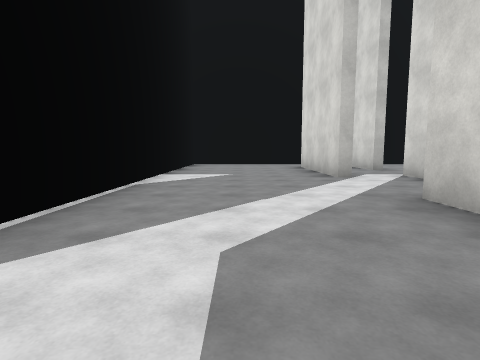
View 1 (above)

13 first-person views from a walk through a 3-D level made in the Unity game engine. The camera is 1.3 m above the floor, tilts 6° down and sees 80° across. The floor is counted in squares, 2.61 m on a side. Each view is taken from the middle of a square. On the plan, view 1 faces up. The plan holds only what a view shows up to about 9 squares ahead; the rest is blank. The player character is not drawn. Surface patterns are stand-ins for the level's own textures.

View 2
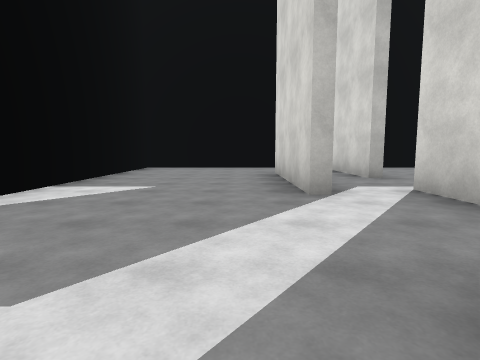

View 3
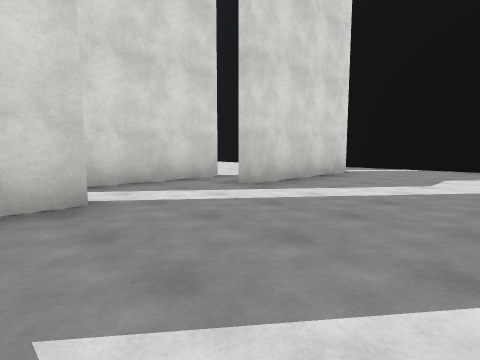

View 4
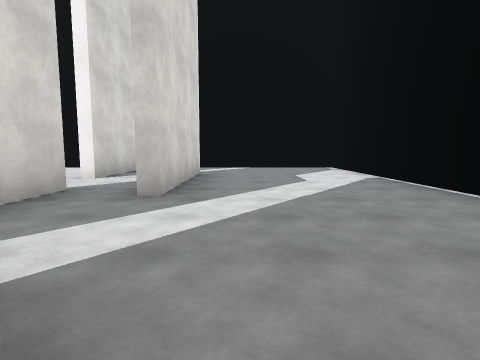

View 5
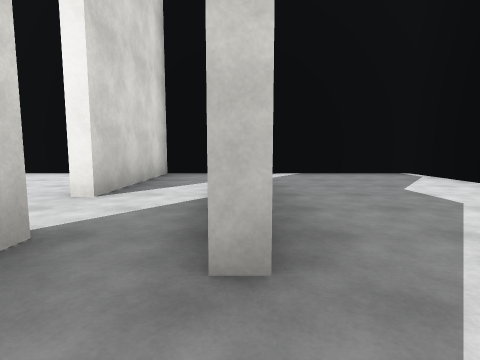

View 6
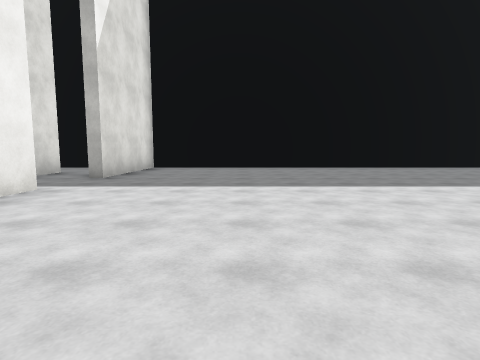

View 7
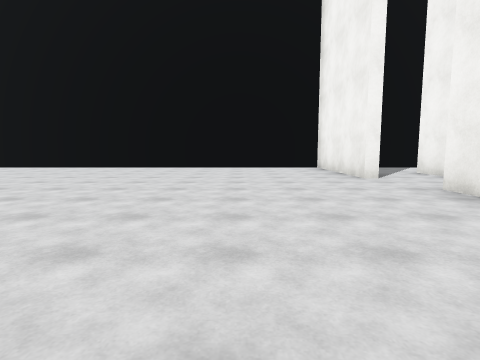

View 8
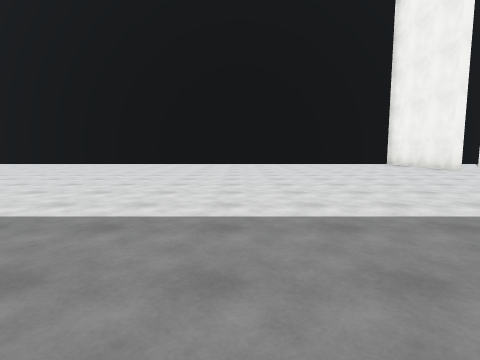

View 9
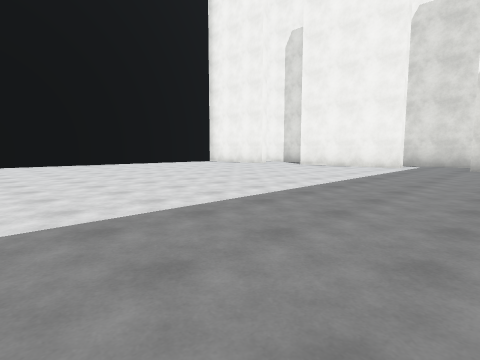

View 10
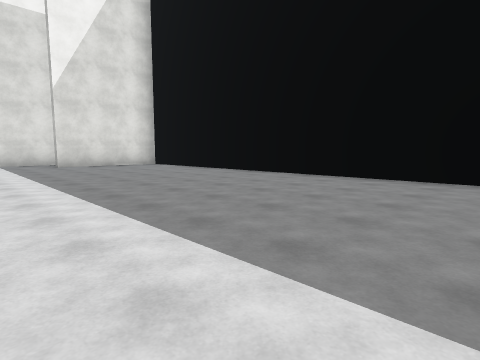

View 11
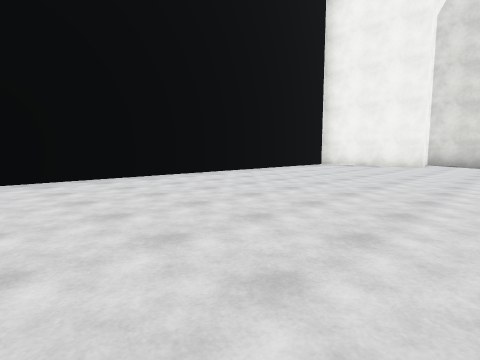

View 12
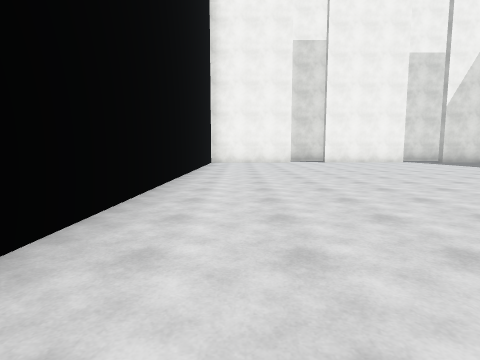

View 13
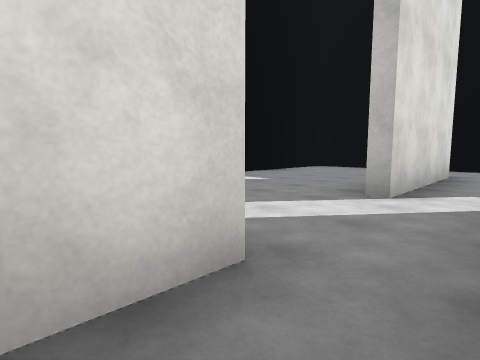

### Floor plan
Points are (right, up) in squares from view 1. A wall is a line through its corners. A room is listed if a view was taken in it or the views show most of it. See-through windows are left out.
Room 1 (views 1, 2, 3, 4, 5)
walls: (1.9, 5.1) (1.9, 8.4); (-1.6, 1) (-1.6, -2.1) (2.6, -2.1); (3.2, 2.4) (3.2, 5.6); (3.2, 7) (3.2, 9.1); (1.9, -0.4) (1.9, 3); (2.4, 10.1) (-1.6, 10.1) (-1.6, 5.4)
ways out: opening at (2, -1.5) to room 3
Room 2 (views 6, 7, 8, 9, 10, 11, 12, 13)
walls: (12.9, 10.1) (3.4, 10.1) (3.4, 7); (3.8, 1) (3.8, -2.1) (12.9, -2.1); (3.4, 5.6) (3.4, 2.4); (2.1, 3) (2.1, 0.6); (2.1, 8.4) (2.1, 5.1)
ways out: opening at (3, 0) to room 3
Room 3 (no view inside)
walls: (2.6, -2.1) (3.6, -2.1) (3.6, 1); (2.1, 0.6) (2.1, -0.4)
ways out: opening at (2, -1.5) to room 1; opening at (3, 0) to room 2

Where each view was taken, in squares from view 1:
view 1: 0 up, 0 right, facing up
view 2: 2 up, 1 right, facing up
view 3: 6 up, 1 left, facing down-right
view 4: 6 up, 1 right, facing down
view 5: 4 up, 2 right, facing down
view 6: 2 up, 6 right, facing up
view 7: 6 up, 6 right, facing down
view 8: 8 up, 9 right, facing down
view 9: 8 up, 12 right, facing down-left
view 10: 5 up, 13 right, facing up-left
view 11: 3 up, 13 right, facing down-left
view 12: 1 down, 15 right, facing left
view 13: 2 up, 3 right, facing up-left
